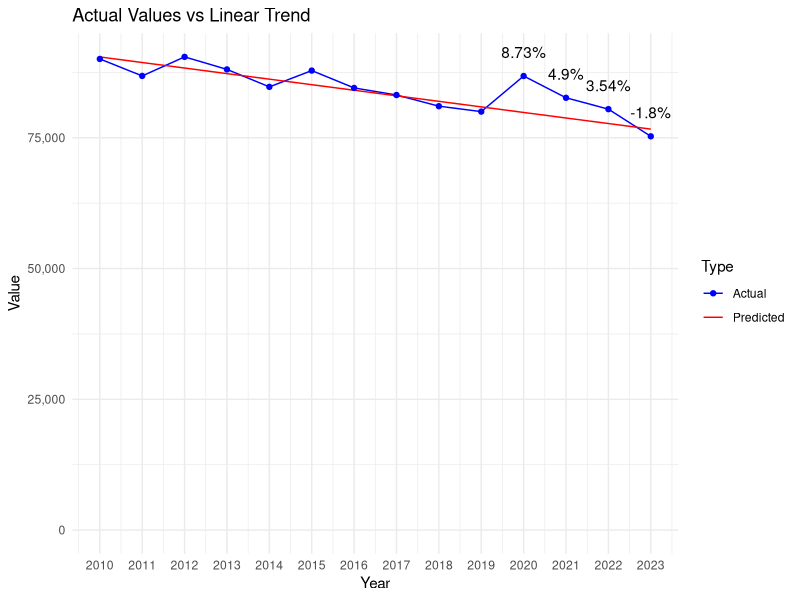

Source code (R):
# Load necessary libraries
library(dplyr)
library(readr)
library(ggplot2)

# Defines the data as a named vector
data <- c(
  `2010` = 90071, `2011` = 86826, `2012` = 90468, `2013` = 88072, `2014` = 84733,
  `2015` = 87849, `2016` = 84528, `2017` = 83176, `2018` = 81041, `2019` = 80005,
  `2020` = 86810, `2021` = 82644, `2022` = 80474, `2023` = 75279
)

# Extracts data for the decade and recent years
decade <- data[as.character(2010:2019)]
recent_years <- data[as.character(2020:2023)]

# Fits a linear model to the decade data
years <- as.numeric(names(decade))
lm_model <- lm(decade ~ years)

# Predicts values for 2020 to 2023 based on the linear model
predicted_values <- predict(lm_model, newdata = data.frame(years = as.numeric(names(recent_years))))

# Calculates deviations from the linear trend
deviations <- recent_years - predicted_values

# Calculates the mean and standard deviation of the decade
decade_mean <- mean(decade)
decade_stddev <- sd(decade)

# Initializes vectors to store the calculated values
z_scores <- numeric(length(recent_years))
percent_deviations <- numeric(length(recent_years))

# Calculates and store the Z-scores, deviations, and percentage of deviations for recent years
for (i in 1:length(recent_years)) {
  year <- names(recent_years)[i]
  z_scores[i] <- (recent_years[year] - decade_mean) / decade_stddev
  deviation <- deviations[year]
  percent_deviations[i] <- (deviation / predicted_values[i]) * 100
  cat(sprintf("Year: %s, Z-score: %f, Deviation from linear trend: %f, Percentage of deviation: %f%%\n",
              year, z_scores[i], deviation, percent_deviations[i]))
}

# Prepare an extended range for predictions, including 2020 to 2023
extended_years <- as.numeric(c(names(decade), names(recent_years)))

# Predict values for the extended range based on the linear model
extended_predicted_values <- predict(lm_model, newdata = data.frame(years = extended_years))

# Create a data frame for plotting actual values
actual_plot_data <- data.frame(
  Year = as.numeric(names(data)),
  Value = data,
  Type = "Actual"
)

# Create a data frame for plotting predicted values
predicted_plot_data <- data.frame(
  Year = extended_years,
  Value = extended_predicted_values,
  Type = "Predicted"
)

# Combine actual and predicted data
plot_data <- rbind(actual_plot_data, predicted_plot_data)

# Create the line chart
p <- ggplot(plot_data, aes(x = Year, y = Value, color = Type)) +
  geom_line(aes(group = Type)) +
  geom_point(data = actual_plot_data, aes(x = Year, y = Value)) +
  theme_minimal() +
  labs(title = "Actual Values vs Linear Trend", x = "Year", y = "Value") +
  scale_color_manual(values = c("Actual" = "blue", "Predicted" = "red")) +
  scale_y_continuous(labels = scales::comma, limits = c(0, max(plot_data$Value))) +
  scale_x_continuous(breaks = extended_years) # Set breaks to every year

# Add percentage of deviation annotations for 2020 to 2023
for (i in 1:length(recent_years)) {
  year <- as.numeric(names(recent_years)[i])
  deviation_value <- percent_deviations[i]
  p <- p + annotate("text", x = year, y = data[as.character(year)], label = paste0(round(deviation_value, 2), "%"), vjust = -1.5)
}

# Print the plot
print(p)
